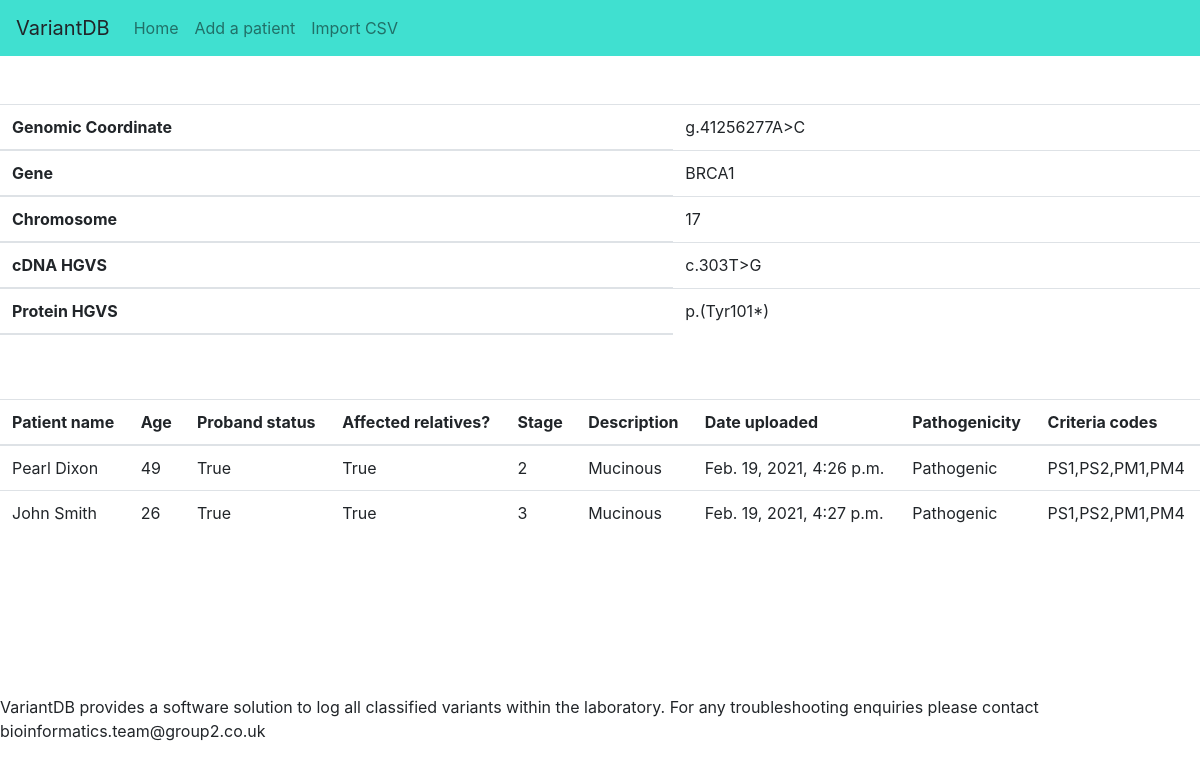
The app's page /variants/309/ with its own data.
### DB/models.py (models this page shows)
class Variant_data(models.Model):
    variant_id = models.AutoField(primary_key=True, null=False)
    gene = models.CharField(max_length=10, null=True, name='gene', default='BRCA1')
    chrm = models.CharField(null=True, choices=(("1","1"),("2","2"),("3","3"),("4","4"),("5","5"),("6","6"),("7","7"),("8","8"),("9","9"),("10","10"),("11","11"),("12","12"),("13","13"),("14","14"),("15","15"),("16","16"),("17","17"),("18","18"),("19","19"),("20","20"),("21","21"),("22","22"),("X","X"),("Y","Y")), max_length=2, name='chrm', default="17")
    variant_cdna = models.CharField(max_length=200, null=True, name='variant_cdna')
    variant_protein = models.CharField(max_length=200, null=True, name='variant_protein')
    variant_genome = models.CharField(blank=False, max_length=200, null=True, name='variant_genome')

class Interpretation_data(models.Model):
    Interpretation_id = models.AutoField(primary_key=True, null=False)
    variant_id = models.ForeignKey(Variant_data, on_delete=models.CASCADE, null=True)
    patient_id = models.ForeignKey(Patient_data, on_delete=models.CASCADE, null=True)
    code_pathogenicity = models.CharField(blank=True, choices=(("1","1"),("2","2"),("3","3"),("4","4"),("5","5")), max_length=1, name="code_pathogenicity")
    codes_evidence = models.CharField(max_length=200, blank=True, name="codes_evidence")
    uploaded_time = models.DateTimeField(blank=True, null=True, name="uploaded_time")

class Patient_data(models.Model):
    patient_id = models.AutoField(primary_key=True, null=False)
    name = models.CharField(max_length=200, name='name')
    age = models.PositiveIntegerField(validators=[MinValueValidator(0),MaxValueValidator(120)], name='age')
    proband = models.BooleanField(choices=((True,"Y"),(False,"N")), null=True, name='proband', blank=True)
    affected_relatives = models.BooleanField(choices=((True,"Y"),(False,"N")), null=True, name='affected_relatives', blank=True)
    stage = models.CharField(choices=(("Not cancer", "Not cancer"),("1","1"),("2","2"),("3","3")), name='stage', max_length=20, null=True)
    description = models.CharField(max_length=500, null=True, name='description')

### DB/views.py (the view)
# urls.py: path('variants/<int:variant_id>/', views.Variantpage, name='Variantpage'),
def Variantpage(request, variant_id):
    Variant = get_object_or_404(Variant_data, variant_id=variant_id)
    Interpretations = Interpretation_data.objects.filter(variant_id__exact=variant_id)
    context = {
    'Variant': Variant,
    'Interpretations' : Interpretations,
    }
    return render(request, 'DB/variantpage.html', context)

### DB/templates/DB/variantpage.html (shortened to what this page needs)
{% extends 'DB/base.html' %}
{% block content %}
<div class="table-responsive">
<table class="table table-hover">
<thead>
<tr><th>Genomic Coordinate</th><td>{{Variant.variant_genome}}</td></tr>
<tr><th>Gene</th><td>{{Variant.gene}}</td></tr>
<tr><th>Chromosome</th><td>{{Variant.chrm}}</td></tr>
<tr><th>cDNA HGVS</th><td>{{Variant.variant_cdna}}</td></tr>
<tr><th>Protein HGVS</th><td>{{Variant.variant_protein}}</td></tr>
</thead>
</table>
</div>
<div class="table-responsive">
<table class="table table-hover">
<thead>
<tr>
<th>Patient name</th>
<th>Age</th>
<th>Proband status</th>
<th>Affected relatives?</th>
<th>Stage</th>
<th>Description</th>
<th>Date uploaded</th>
<th>Pathogenicity</th>
<th>Criteria codes</th>
</tr>
</thead>
<br>
<br>
{% for interpretation in Interpretations %}
<tr>
<td>{{ interpretation.patient_id.name }}</td>
<td>{{ interpretation.patient_id.age }}</td>
<td>{{ interpretation.patient_id.proband }}</td>
<td>{{ interpretation.patient_id.affected_relatives }}</td>
<td>{{ interpretation.patient_id.stage }}</td>
<td>{{ interpretation.patient_id.description }}</td>
<td>{{ interpretation.uploaded_time }}</td>
<td>{{ interpretation.code_pathogenicity }}</td>
<td>{{ interpretation.codes_evidence }}</td>
</tr>
</div>
{% endfor %}
{% endblock %}

### DB/templates/DB/base.html (shortened to what this page needs)
{% load static %}
<html>
    <head>
        <link rel="stylesheet" type="text/css" href="{% static "DataTables/Bootstrap-4-4.1.1/css/bootstrap.min.css" %}"/>
        <link rel="stylesheet" type="text/css" href="{% static "DataTables/datatables.min.css" %}"/>
    </head>
    <body>
        <nav class="navbar navbar-expand-lg navbar-light" style="background-color: #40e0d0;">
        <a class="navbar-brand" <b>VariantDB</b></a>
       <div class="collapse navbar-collapse" id="navbarText">
          <ul class="navbar-nav mr-auto">
            <li class="nav-item">
            <a class="nav-link" href="{% url 'Homepage' %}">Home</a>
            </li>
            <li class="nav-item">
            <a class="nav-link" href="{% url 'Datainputpage' %}"> Add a patient</a>
            </li>
            <li class="nav-item">
            <a class="nav-link" href="{% url 'Bulkinputpage' %}">Import CSV</a>
            </li>
          </ul>
       </div>
      </nav>
       <br>
       <br>
            {% block content %}
            {% endblock %}
        <br><br><br><br><br><br>
        <footer>VariantDB provides a software solution to log all classified variants within the laboratory.
          For any troubleshooting enquiries please contact bioinformatics.team@group2.co.uk</footer>
    </body>
</html>

### records on screen
Variant_data: variant_genome "g.41256277A>C", gene "BRCA1", chrm "17", variant_cdna "c.303T>G", variant_protein "p.(Tyr101*)"
Interpretation_data: patient_id.name "Pearl Dixon", patient_id.age "49", patient_id.proband "True", patient_id.affected_relatives "True", patient_id.stage "2", patient_id.description "Mucinous", uploaded_time "Feb. 19, 2021, 4:26 p.m.", code_pathogenicity "Pathogenic", codes_evidence "PS1,PS2,PM1,PM4"
Interpretation_data: patient_id.name "John Smith", patient_id.age "26", patient_id.proband "True", patient_id.affected_relatives "True", patient_id.stage "3", patient_id.description "Mucinous", uploaded_time "Feb. 19, 2021, 4:27 p.m.", code_pathogenicity "Pathogenic", codes_evidence "PS1,PS2,PM1,PM4"
